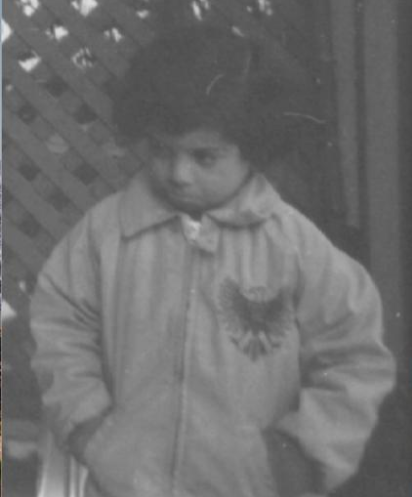
#> input picture images/HE/test.png, 412 x 497 px
$ python HistogramEqualization.py
#> lines starting #> are read from the running program, lines starting #| are printed output that depends on the picture
#> further down, raw_img is the input picture: shape (497, 412, 3); mean B, G, R 110.6, 110.5, 110.5
import cv2
import numpy as np
import matplotlib.pyplot as plt
from matplotlib.font_manager import FontProperties
font = FontProperties(fname=r"C:\Windows\Fonts\simhei.ttf", size=14)

debug = True
# 获取图像中灰度图出现的频率向量
def getVector(img):
    '''
    :param img:
    :return:
    '''
    vector = np.zeros((1,256))
    h,w = img.shape
    for i in range(h):
        for j in range(w):
            vector[0][img[i][j]]+=1
    return np.round(vector[0]/sum(vector[0]),4) #归一化

# 调用numpy实现直方图均衡化
def equalImg(img):
    '''
    :param img:
    :return:
    '''
    # 获取直方图信息 hist是灰度值出现的频数 bins是[0-256]
    hist, bins = np.histogram(img.flatten(), 256, [0, 256])
#> hist = 256 values, max 6222 at index 83, min 0 at index 0, mean 799.9; bins = 257 values from 0 to 256
    # 返回沿给定轴的元素的累积和
    '''
    a = np.array([1,2,3,4])
    b = np.cumsum(a)
    [1 2 3 4]
    [ 1  3  6 10]
    '''
    accu = hist.cumsum()
#> accu = 256 values from 0 to 204764
    # 对数组中指定的元素值进行屏蔽
    accu_m = np.ma.masked_equal(accu, 0)
    # 做归一化
    accu_m = (accu_m - accu_m.min()) * 255 / (accu_m.max() - accu_m.min())
    # 将屏蔽掉的元素值进行填充,获取了旧的灰度值对应的新的灰度值
    accu = np.ma.filled(accu_m, 0).astype('uint8')
#> accu = 256 values from 0 to 255
    # 根据accu里的数据，将img里的数据进行替换

    if debug:
       plt.plot(hist)
       plt.show()
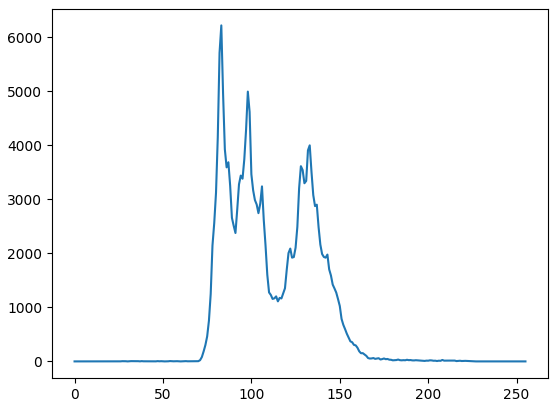
#> figure drawn by matplotlib, 1 panel; curve peaks at x = 83, y = 6222

    # 方式1：
    img2 = img.copy()
    for i in range(len(img)):
        for j in  range(len(img[i])):
            img2[i][j] = accu[img[i][j]]
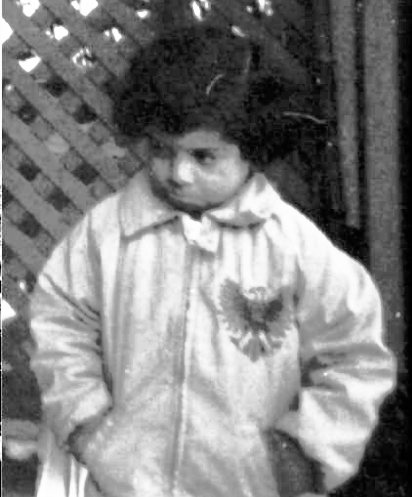
#> img2: shape (497, 412); min 0, max 255, mean 128.8

    # 方式2:
    #img2 = accu[img]
    hist, bins = np.histogram(img2.flatten(), 256, [0, 256])
#> hist = 256 values, max 6222 at index 33, min 0 at index 4, mean 799.9
    if debug:
       plt.plot(hist)
       plt.show()
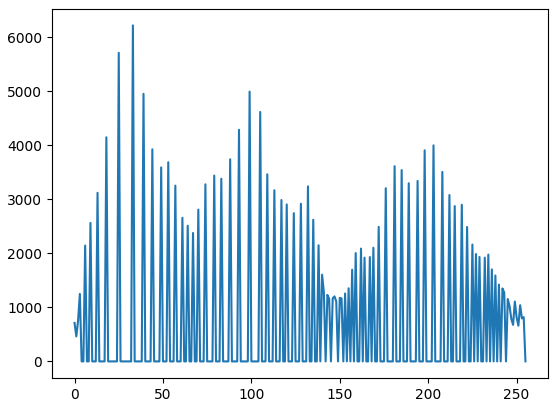
#> figure drawn by matplotlib, 1 panel; curve peaks at x = 33, y = 6222
    return img2

if __name__=="__main__":

    raw_img = cv2.imread("../images/HE/test.png")
    raw_img = cv2.cvtColor(raw_img,cv2.COLOR_BGR2GRAY)
    img = equalImg(raw_img)
    # [13 lines of commented-out code are left out]
    cv2.imshow("raw",raw_img)
    cv2.imshow("gray",img)
    cv2.waitKey(-1)
